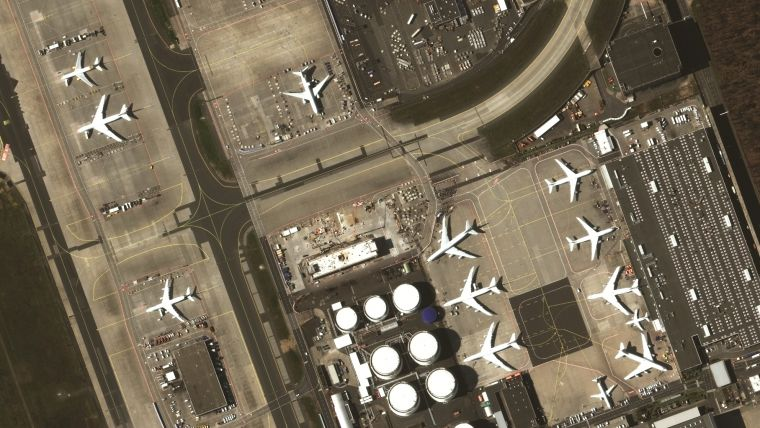
#> input picture input/im1.jpeg, 760 x 428 px; its folder holds 2 pictures in this run
$ python -i test_drag_align.py   (imports and definitions only)
#> lines starting #> are read from the running program, lines starting #| are printed output that depends on the picture
import cv2
import numpy as np
import types
import tkinter as tk
from tkinter import filedialog
from PIL import Image, ImageTk


# Global variables for image manipulation
x_offset = 0
y_offset = 0
scale_factor = 1.0
rotation = 0
alpha_blending = 0.65
next_image = False
drag_start_x = 0
drag_start_y = 0
dragging = False
slider_active = False
alt_pressed = False
global_x_offset = 0
global_y_offset = 0
global_scale_factor = 1.0
debug_window = None
debug_frame = None
debug_mode = False

# [47 lines left out: functions on_key_press, on_key_release, on_mouse_wheel, on_mouse_press, on_mouse_drag, not called in this run]

def on_mouse_release(event):
    global dragging
    dragging = False

# [20 lines left out: function show_debug_info, not called in this run]

def update_image():
    global img1, img2, x_offset, y_offset, scale_factor, rotation, alpha_blending, alt_pressed

    if img1 is None or img2 is None:
        return

    def calc_transform(shape, scale, rotation, x_offset, y_offset):
        rows, cols = shape[:2]
        M1 = cv2.getRotationMatrix2D((cols/2, rows/2), rotation, scale)
        M2 = np.float32([[1, 0, x_offset], [0, 1, y_offset]])
        M1_3x3 = np.vstack([M1, [0, 0, 1]])
        M2_3x3 = np.vstack([M2, [0, 0, 1]])
        M_combined_3x3 = np.dot(M2_3x3,M1_3x3)
        M_combined = M_combined_3x3[:2, :]
        return M_combined

    M = calc_transform(img2.shape, scale_factor, rotation, x_offset, y_offset)
    img2_cropped = cv2.warpAffine(img2, M, (img2.shape[1],img2.shape[0]))
    blend_image = cv2.addWeighted(img1, 1 - alpha_blending, img2_cropped, alpha_blending, 0)

    M_global = calc_transform(blend_image.shape, global_scale_factor, 0, global_x_offset, global_y_offset)
    blend_image = cv2.warpAffine(blend_image, M_global, (blend_image.shape[1], blend_image.shape[0]))

    if alt_pressed:
        blend_image = (blend_image*0.8).astype(np.uint8)

    # Convert to ImageTk format and update panel
    img_rgb = cv2.cvtColor(blend_image, cv2.COLOR_BGR2RGB)
    img_pil = Image.fromarray(img_rgb)
    tk_image = ImageTk.PhotoImage(img_pil)
    panel.config(image=tk_image)
    panel.image = tk_image

    if debug_mode:
        show_debug_info()


# [9 lines left out: functions on_alpha_blending_change, on_rotation_change, not called in this run]

def on_slider_click(event):
    global slider_active
    slider_active = True

def on_slider_release(event):
    global slider_active
    slider_active = False

def main():
    global img1, img2, panel, window_dimensions
    global x_offset, y_offset, scale_factor, rotation, next_image

     # Set up the TKinter window
    window_dimensions = (1920, 1080)
    window = tk.Tk()
    window.title("Manual Image Alignment Tool")
    window.geometry(f"{window_dimensions[0]}x{window_dimensions[1]}")
    window.configure(background='grey')

    def exit(event):
        window.quit()
        window.destroy()

    # Set up a key press to trigger a callback
    window.bind('<KeyPress>', on_key_press)
    window.bind('<KeyRelease>', on_key_release)
    window.bind('<MouseWheel>', on_mouse_wheel)
    window.bind('<ButtonPress-1>', on_mouse_press)
    window.bind('<B1-Motion>', on_mouse_drag)
    window.bind('<ButtonRelease-1>', on_mouse_release)
    window.bind("<Escape>", exit)

    # Ask the user to select images
    # image_paths = filedialog.askopenfilenames(title='Select images to align...')
    image_paths = ["input/im1.jpeg", "input/im2.jpeg"]

    if len(image_paths) < 2:
        exit("Error: Select at least two images")

    # Ask the user for a destination directory
    # output_folder = filedialog.askdirectory(title='Select output folder...')
    output_folder = 'output/'

    # Panel to display images
    panel = tk.Label(window)
    panel.pack(side="top", fill="both", expand="yes")

    # Frame for sliders
    slider_frame = tk.Frame(window, bg='grey')
    slider_frame.pack(side="left", fill="y")

    # Alpha blending slider
    alpha_slider = tk.Scale(slider_frame, from_=0, to=1, resolution=0.01, orient=tk.HORIZONTAL, label="Alpha Blending", command=on_alpha_blending_change, bg='grey')
    alpha_slider.set(alpha_blending)
    alpha_slider.bind('<ButtonPress-1>', on_slider_click)
    alpha_slider.bind('<ButtonRelease-1>', on_slider_release)
    alpha_slider.pack(side="top", padx=10, pady=5)

    # Rotation slider
    rotation_slider = tk.Scale(slider_frame, from_=0, to=360, resolution=1, orient=tk.HORIZONTAL, label="Rotation", command=on_rotation_change, bg='grey')
    rotation_slider.set(rotation)
    rotation_slider.bind('<ButtonPress-1>', on_slider_click)
    rotation_slider.bind('<ButtonRelease-1>', on_slider_release)
    rotation_slider.pack(side="top", padx=10, pady=5)

    # Call the initial update_image
    img1 = cv2.imread(image_paths[0], cv2.IMREAD_UNCHANGED)
#> img1 is the input picture: shape (428, 760, 3); mean B, G, R 86.2, 105.1, 115.7
    img2 = cv2.imread(image_paths[1], cv2.IMREAD_UNCHANGED)
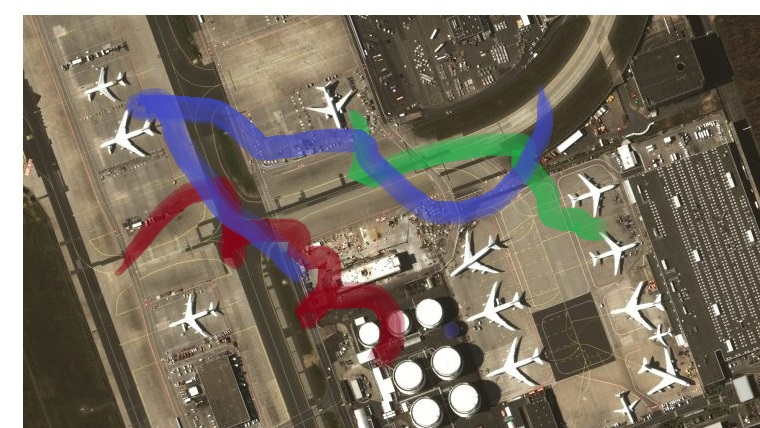
#> input picture input/im2.jpeg, 760 x 428 px
#> img2 is the input picture: shape (428, 760, 3); mean B, G, R 100.6, 113.6, 123.4

    x_offset, y_offset, scale_factor, rotation = 0, 0, 1.0, 0

    update_image()
#> in update_image, `blend_image = cv2.addWeighted(img1, 1 - alpha_blending, img2_cropped, ..`:
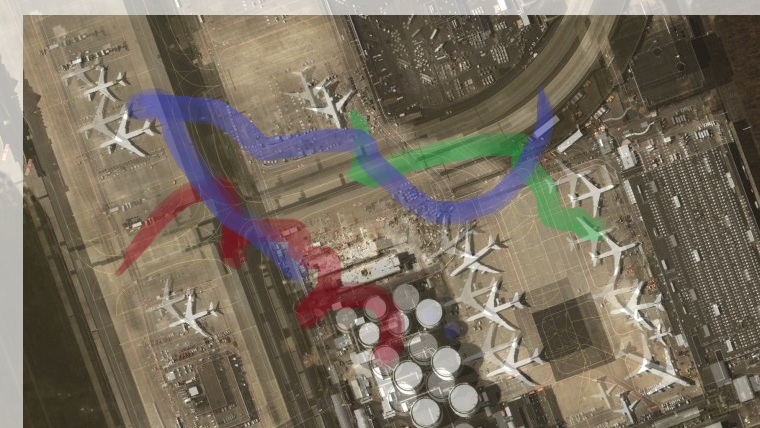
#> blend_image: shape (428, 760, 3); mean B, G, R 95.5, 110.6, 120.7

    # Main loop
    window.mainloop()

# [2 lines not run here, left out]

>>> result = main()
